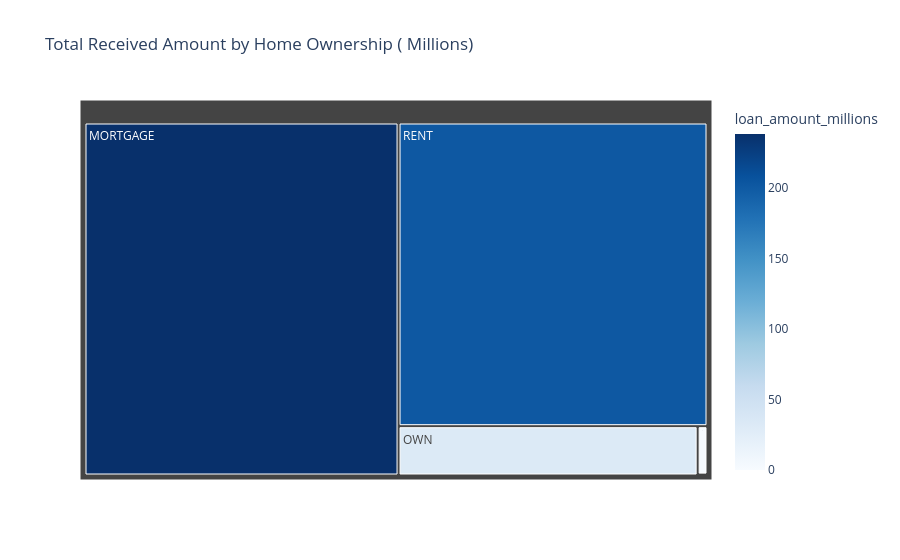

Notebook code for this chart:
### Markdown cell above
# home ownership for  Received amount

### Code cell
home_funding = df.groupby('home_ownership')['total_payment'].sum().reset_index() 
home_funding['loan_amount_millions'] = home_funding [ 'total_payment'] / 1000000
fig= px.treemap(

home_funding,
path=['home_ownership'],
values='loan_amount_millions',
color='loan_amount_millions', 
color_continuous_scale='Blues',
title='Total Received Amount by Home Ownership ( Millions)'
)
fig.show()

### Figure 1 — Plotly figure (JSON) as saved in the notebook; plotly's stock layout.template omitted (floating-point values rounded to 4 significant figures)
{"data": [{"branchvalues": "total", "customdata": [[238.5], [0.01905], [1.025], [31.73], [201.8]], "domain": {"x": [0, 1], "y": [0, 1]}, "hovertemplate": "labels=%{label}<br>loan_amount_millions_sum=%{value}<br>parent=%{parent}<br>id=%{id}<br>loan_amount_millions=%{color}<extra></extra>", "ids": ["MORTGAGE", "NONE", "OTHER", "OWN", "RENT"], "labels": ["MORTGAGE", "NONE", "OTHER", "OWN", "RENT"], "marker": {"coloraxis": "coloraxis", "colors": [238.5, 0.01905, 1.025, 31.73, 201.8]}, "name": "", "parents": ["", "", "", "", ""], "type": "treemap", "values": [238.5, 0.01905, 1.025, 31.73, 201.8]}], "layout": {"coloraxis": {"colorbar": {"title": {"text": "loan_amount_millions"}}, "colorscale": [[0, "rgb(247,251,255)"], [0.125, "rgb(222,235,247)"], [0.25, "rgb(198,219,239)"], [0.375, "rgb(158,202,225)"], [0.5, "rgb(107,174,214)"], [0.625, "rgb(66,146,198)"], [0.75, "rgb(33,113,181)"], [0.875, "rgb(8,81,156)"], [1, "rgb(8,48,107)"]]}, "legend": {"tracegroupgap": 0}, "title": {"text": "Total Received Amount by Home Ownership ( Millions)"}}}
